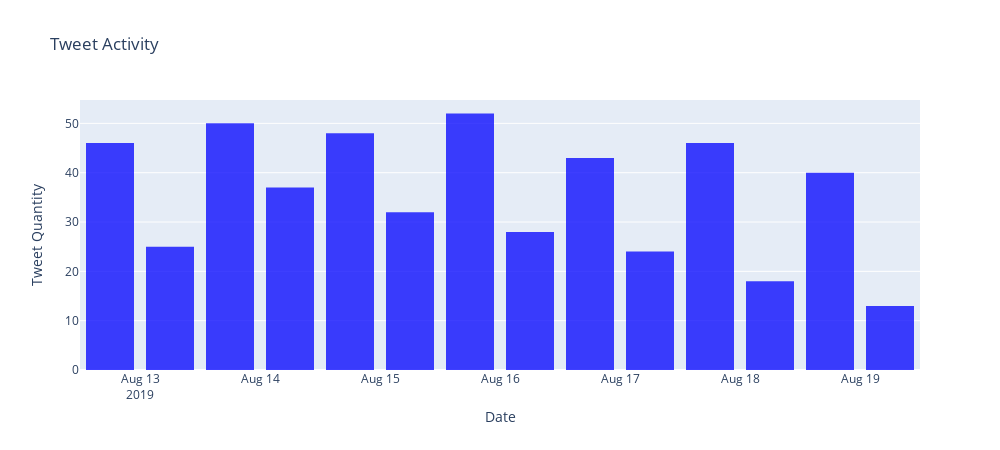

Source (notebook cell):
### Code cell
# df_tweet['created_at'] = df_tweet['created_at'].dt.strftime('%y-%m-%d %H:%M:%S')
tweetsT = df_tweet['created_at'] 


trace = go.Histogram(
    x=tweetsT,
    marker=dict(
        color='blue'
    ),
    opacity=0.75
)

layout = go.Layout(
    title='Tweet Activity',
    height=450,
    width=1000,
    xaxis=dict(
        title='Date'
    ),
    yaxis=dict(
        title='Tweet Quantity'
    ),
    bargap=0.2,
)

data = [trace]

fig = go.Figure(data=data, layout=layout)
py.offline.iplot(fig)

### Figure 1 — Plotly figure (JSON) as saved in the notebook; plotly's stock layout.template omitted (floating-point values rounded to 4 significant figures; data arrays with more than 128 entries replaced by an {"elided": "..."} marker saying what was removed)
{"data": [{"marker": {"color": "blue"}, "opacity": 0.75, "type": "histogram", "x": {"elided": "502 str values"}}], "layout": {"bargap": 0.2, "height": 450, "title": {"text": "Tweet Activity"}, "width": 1000, "xaxis": {"title": {"text": "Date"}}, "yaxis": {"title": {"text": "Tweet Quantity"}}}}
